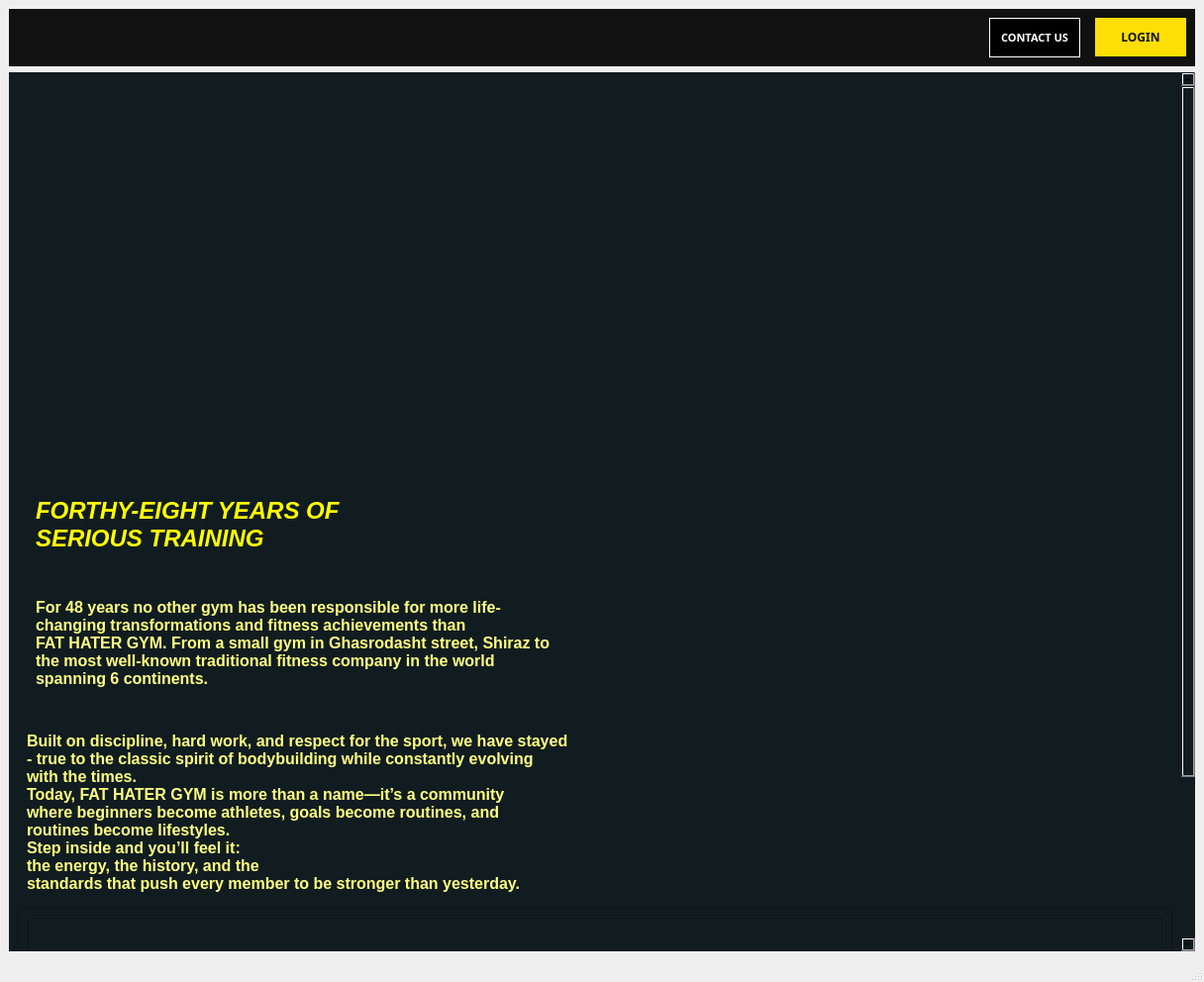
<?xml version="1.0" encoding="UTF-8"?>
<ui version="4.0">
 <class>MainWindow</class>
 <widget class="QMainWindow" name="MainWindow">
  <property name="geometry">
   <rect>
    <x>0</x>
    <y>0</y>
    <width>1216</width>
    <height>992</height>
   </rect>
  </property>
  <property name="minimumSize">
   <size>
    <width>1200</width>
    <height>700</height>
   </size>
  </property>
  <property name="windowTitle">
   <string>MainWindow</string>
  </property>
  <property name="windowIcon">
   <iconset>
    <normalon>:/icons/FILES/LOGO.png</normalon>
   </iconset>
  </property>
  <property name="styleSheet">
   <string notr="true">QWidget
{
    background-color:#071426;
}

QScrollArea
{
    background-color:#071426;
    border:none;
}

QScrollArea &gt; QWidget &gt; QWidget
{
    background-color:#071426;
}

QLabel
{
    color:white;
    background:transparent;
    border:none;
}

QLabel#label
{
    min-width:140px;
    min-height:50px;
}

QLabel#label_2,
QLabel#label_3,
QLabel#label_7
{
    background-color:#0D2038;
    border:2px solid #FFD700;
    border-radius:15px;
}

QPushButton#contactusbtn
{
    background:#0D2038;
    color:#FFD700;
    border:2px solid #FFD700;
    border-radius:10px;
    padding:10px 20px;
    font-weight:bold;
}

QPushButton#contactusbtn:hover
{
    background:#FFD700;
    color:#071426;
}

QPushButton#loginbtn
{
    background:#FFD700;
    color:#071426;
    border:none;
    border-radius:10px;
    padding:10px 25px;
    font-weight:bold;
}

QPushButton#loginbtn:hover
{
    background:#FFF07A;
}

QWidget#widget
{
    background-color:#0A1627;
    border-bottom:2px solid #FFD700;
}

QWidget#widget_2,
QWidget#widget_3,
QWidget#widget_5
{
    background:transparent;
}

QLabel#label_4,
QLabel#label_6
{
    color:#E6E6E6;
    font-size:12pt;
}

QLabel#label_5
{
    color:#FFD700;
    font-size:22pt;
    font-weight:900;
}

QScrollBar:vertical
{
    background:#0D2038;
    width:12px;
    border:none;
}

QScrollBar::handle:vertical
{
    background:#FFD700;
    border-radius:5px;
}

QScrollBar::add-line:vertical,
QScrollBar::sub-line:vertical
{
    height:0px;
}

QScrollBar::add-page:vertical,
QScrollBar::sub-page:vertical
{
    background:none;
}</string>
  </property>
  <widget class="QWidget" name="centralwidget">
   <layout class="QVBoxLayout" name="verticalLayout">
    <item>
     <widget class="QWidget" name="widget" native="true">
      <property name="sizePolicy">
       <sizepolicy hsizetype="Preferred" vsizetype="Minimum">
        <horstretch>0</horstretch>
        <verstretch>0</verstretch>
       </sizepolicy>
      </property>
      <property name="font">
       <font>
        <family>Arial Black</family>
        <pointsize>9</pointsize>
        <weight>75</weight>
        <bold>true</bold>
       </font>
      </property>
      <property name="styleSheet">
       <string notr="true">background-color: #111111;
</string>
      </property>
      <layout class="QHBoxLayout" name="horizontalLayout">
       <property name="spacing">
        <number>15</number>
       </property>
       <item>
        <widget class="QLabel" name="label">
         <property name="text">
          <string/>
         </property>
         <property name="scaledContents">
          <bool>false</bool>
         </property>
        </widget>
       </item>
       <item>
        <spacer name="horizontalSpacer">
         <property name="orientation">
          <enum>Qt::Horizontal</enum>
         </property>
         <property name="sizeHint" stdset="0">
          <size>
           <width>40</width>
           <height>20</height>
          </size>
         </property>
        </spacer>
       </item>
       <item>
        <widget class="QPushButton" name="contactusbtn">
         <property name="font">
          <font>
           <family>Arial Black</family>
           <pointsize>8</pointsize>
           <weight>75</weight>
           <bold>true</bold>
          </font>
         </property>
         <property name="styleSheet">
          <string notr="true">QPushButton {
	color: white;
	background-color: black;
	padding: 11px;
	border: 1px solid white;
}

QPushButton:hover {
	color:  #111111;
	border: 1px solid #fede05;
	background-color: #fede05;
}</string>
         </property>
         <property name="text">
          <string>CONTACT US</string>
         </property>
        </widget>
       </item>
       <item>
        <widget class="QPushButton" name="loginbtn">
         <property name="font">
          <font>
           <family>Arial Black</family>
           <pointsize>9</pointsize>
           <weight>75</weight>
           <bold>true</bold>
          </font>
         </property>
         <property name="styleSheet">
          <string notr="true">QPushButton {
	color: #111111;
	background-color: #fede05;
	padding: 10px 25px 10px 25px;
	border: 1px solid #fede05;
}

QPushButton:hover {
	color:  #111111;
	border: 1px solid #bb9e05;
	background-color: #bb9e05;
}</string>
         </property>
         <property name="text">
          <string>LOGIN</string>
         </property>
        </widget>
       </item>
      </layout>
     </widget>
    </item>
    <item>
     <widget class="QScrollArea" name="scrollArea">
      <property name="sizePolicy">
       <sizepolicy hsizetype="Expanding" vsizetype="MinimumExpanding">
        <horstretch>0</horstretch>
        <verstretch>0</verstretch>
       </sizepolicy>
      </property>
      <property name="styleSheet">
       <string notr="true">background-color: #111c21;</string>
      </property>
      <property name="frameShape">
       <enum>QFrame::NoFrame</enum>
      </property>
      <property name="widgetResizable">
       <bool>true</bool>
      </property>
      <widget class="QWidget" name="scrollAreaWidgetContents">
       <property name="geometry">
        <rect>
         <x>0</x>
         <y>-253</y>
         <width>1186</width>
         <height>1110</height>
        </rect>
       </property>
       <layout class="QVBoxLayout" name="verticalLayout_2">
        <item>
         <widget class="QWidget" name="widget_2" native="true">
          <property name="styleSheet">
           <string notr="true"/>
          </property>
          <layout class="QHBoxLayout" name="horizontalLayout_2">
           <item>
            <widget class="QLabel" name="label_2">
             <property name="sizePolicy">
              <sizepolicy hsizetype="Preferred" vsizetype="Expanding">
               <horstretch>0</horstretch>
               <verstretch>0</verstretch>
              </sizepolicy>
             </property>
             <property name="minimumSize">
              <size>
               <width>0</width>
               <height>350</height>
              </size>
             </property>
             <property name="text">
              <string/>
             </property>
             <property name="scaledContents">
              <bool>true</bool>
             </property>
             <property name="alignment">
              <set>Qt::AlignCenter</set>
             </property>
            </widget>
           </item>
          </layout>
         </widget>
        </item>
        <item>
         <widget class="QWidget" name="widget_3" native="true">
          <layout class="QHBoxLayout" name="horizontalLayout_3">
           <item>
            <widget class="QWidget" name="widget_4" native="true">
             <layout class="QVBoxLayout" name="verticalLayout_3">
              <item>
               <widget class="QLabel" name="label_5">
                <property name="text">
                 <string>&lt;html&gt;&lt;head/&gt;&lt;body&gt;&lt;p&gt;&lt;span style=&quot; font-size:18pt; font-weight:600; font-style:italic; color:#ffff00;&quot;&gt;FORTHY-EIGHT YEARS OF &lt;br/&gt;SERIOUS TRAINING&lt;/span&gt;&lt;/p&gt;&lt;/body&gt;&lt;/html&gt;</string>
                </property>
               </widget>
              </item>
              <item>
               <widget class="QLabel" name="label_4">
                <property name="text">
                 <string>&lt;html&gt;&lt;head/&gt;&lt;body&gt;&lt;p&gt;&lt;span style=&quot; font-size:12pt; font-weight:600; color:#ffff7f;&quot;&gt;For 48 years no other gym has been responsible for more life-&lt;br/&gt;changing transformations and fitness achievements than&lt;br/&gt;FAT HATER GYM. From a small gym in Ghasrodasht street, Shiraz to&lt;br/&gt;the most well-known traditional fitness company in the world &lt;br/&gt;spanning 6 continents.&lt;/span&gt;&lt;span style=&quot; font-size:12pt;&quot;/&gt;&lt;/p&gt;&lt;/body&gt;&lt;/html&gt;</string>
                </property>
               </widget>
              </item>
             </layout>
            </widget>
           </item>
           <item>
            <spacer name="horizontalSpacer_2">
             <property name="orientation">
              <enum>Qt::Horizontal</enum>
             </property>
             <property name="sizeHint" stdset="0">
              <size>
               <width>40</width>
               <height>20</height>
              </size>
             </property>
            </spacer>
           </item>
           <item>
            <widget class="QLabel" name="label_3">
             <property name="minimumSize">
              <size>
               <width>0</width>
               <height>250</height>
              </size>
             </property>
             <property name="text">
              <string/>
             </property>
             <property name="scaledContents">
              <bool>true</bool>
             </property>
            </widget>
           </item>
          </layout>
         </widget>
        </item>
        <item>
         <widget class="QWidget" name="widget_5" native="true">
          <layout class="QHBoxLayout" name="horizontalLayout_4">
           <item>
            <widget class="QLabel" name="label_6">
             <property name="text">
              <string>&lt;html&gt;&lt;head/&gt;&lt;body&gt;&lt;p&gt;&lt;span style=&quot; font-size:12pt; font-weight:600; color:#ffff7f;&quot;&gt;Built on discipline, hard work, and respect for the sport, we have stayed&lt;br/&gt;- true to the classic spirit of bodybuilding while constantly evolving&lt;br/&gt; with the times. &lt;br/&gt;Today, FAT HATER GYM is more than a name—it’s a community &lt;br/&gt;where beginners become athletes, goals become routines, and&lt;br/&gt;routines become lifestyles. &lt;br/&gt;Step inside and you’ll feel it: &lt;br/&gt;the energy, the history, and the &lt;br/&gt;standards that push every member to be stronger than yesterday.&lt;/span&gt;&lt;/p&gt;&lt;/body&gt;&lt;/html&gt;</string>
             </property>
             <property name="wordWrap">
              <bool>false</bool>
             </property>
            </widget>
           </item>
           <item>
            <spacer name="horizontalSpacer_3">
             <property name="orientation">
              <enum>Qt::Horizontal</enum>
             </property>
             <property name="sizeHint" stdset="0">
              <size>
               <width>40</width>
               <height>20</height>
              </size>
             </property>
            </spacer>
           </item>
           <item>
            <widget class="QLabel" name="label_7">
             <property name="text">
              <string/>
             </property>
            </widget>
           </item>
          </layout>
         </widget>
        </item>
        <item>
         <widget class="QFrame" name="frame">
          <property name="frameShape">
           <enum>QFrame::StyledPanel</enum>
          </property>
          <property name="frameShadow">
           <enum>QFrame::Raised</enum>
          </property>
          <layout class="QVBoxLayout" name="verticalLayout_5">
           <item>
            <widget class="QFrame" name="analyticsFrame">
             <property name="frameShape">
              <enum>QFrame::StyledPanel</enum>
             </property>
             <property name="frameShadow">
              <enum>QFrame::Raised</enum>
             </property>
             <layout class="QVBoxLayout" name="verticalLayout_4">
              <item>
               <widget class="QWidget" name="chartWidget" native="true">
                <property name="minimumSize">
                 <size>
                  <width>0</width>
                  <height>200</height>
                 </size>
                </property>
               </widget>
              </item>
             </layout>
            </widget>
           </item>
          </layout>
         </widget>
        </item>
       </layout>
      </widget>
     </widget>
    </item>
   </layout>
  </widget>
  <widget class="QMenuBar" name="menubar">
   <property name="geometry">
    <rect>
     <x>0</x>
     <y>0</y>
     <width>1216</width>
     <height>22</height>
    </rect>
   </property>
  </widget>
  <widget class="QStatusBar" name="statusbar"/>
 </widget>
 <resources/>
 <connections/>
</ui>
